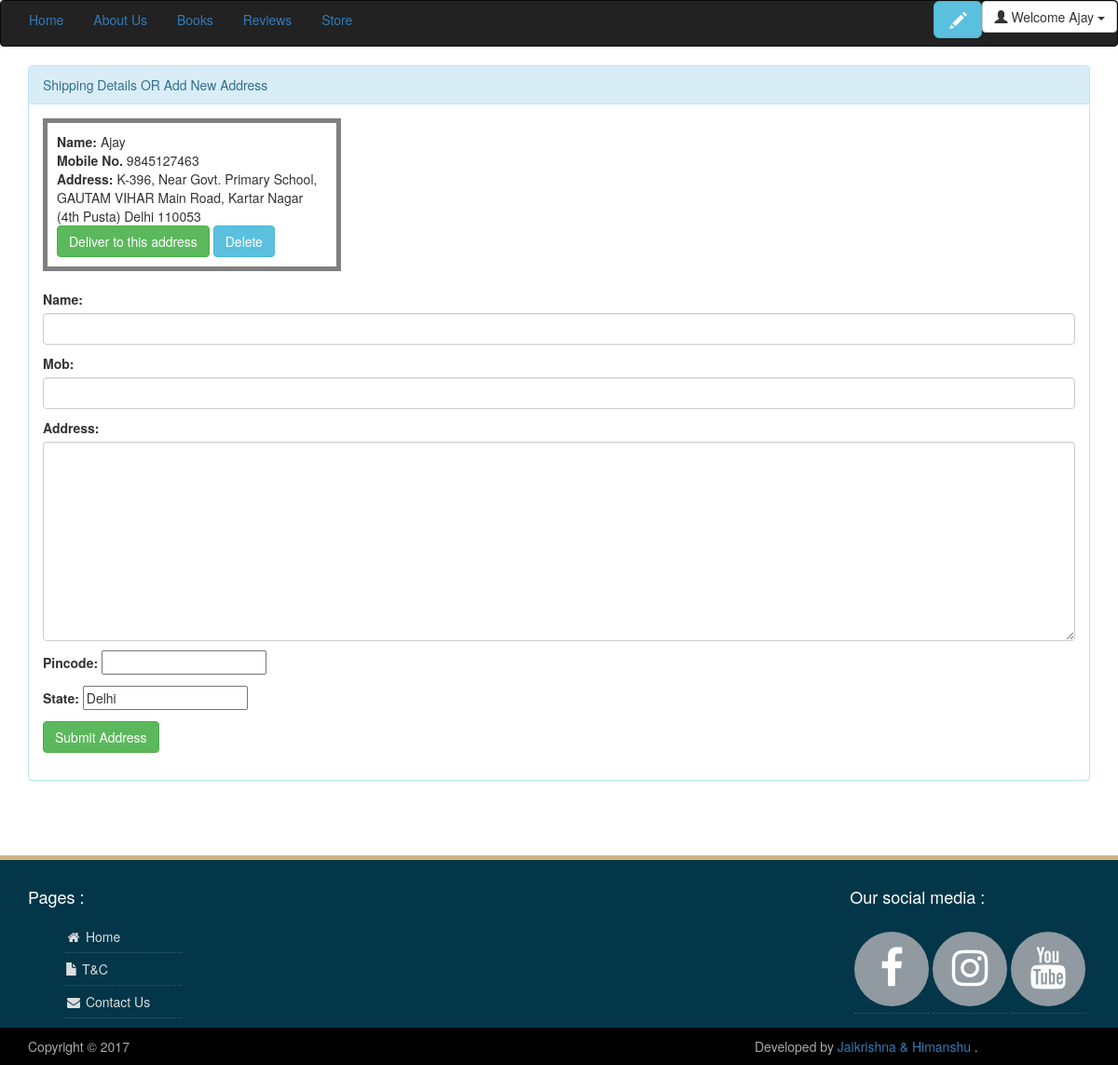
The page /check/ (signed in) on the database its author committed.
### newbooks/models.py (models this page shows)
class Shipping(models.Model):
    user=models.ForeignKey(User)
    username=models.CharField(max_length=100,null=True,blank=True)
    name=models.CharField(max_length=100)
    address=models.TextField(max_length=300)
    pincode=models.IntegerField()
    state=models.CharField(max_length=25,default="Delhi")
    mob=models.IntegerField()
    def __unicode__(self):
        return str(self.username)

### newbooks/views.py (the view)
# urls.py: url(r'^check/$',ship),
@login_required
def ship(request):
    print datetime.date.today()
    if request.user.is_authenticated():
        try:
            add=Shipping.objects.filter(username__icontains=request.user)
            print add
            if request.method=='POST':
                forms = shipform(request.POST, instance=add)
                if forms.is_valid():
                    ship = forms.save(commit=False)
                    ship.username=request.user
                    ship.user = request.user
                    ship =ship.save()
                    return HttpResponseRedirect('/check')
            elif Shipping.objects.filter(username__icontains=request.user):
                return render(request,'Ship.html',{'item':Shipping.objects.filter(username__icontains=request.user),'forms':shipform()})
            else:
                items=Shipping.objects.get(username__icontains=request.user)
                forms=shipform(initial={'name': items.name,'address':items.address,'mob':items.mob,'pincode':items.pincode,'state':items.state})
                return render(request,'Ship.html',{'forms':forms})
        except:
            if request.method=='POST':
                forms = shipform(request.POST)
                if forms.is_valid():
                    ship = forms.save(commit=False)
                    ship.user = request.user
                    ship.username=request.user
                    ship =ship.save()
                    return HttpResponseRedirect('/check')
            else:
                forms=shipform()
                return render(request,'Ship.html',{'forms':forms})
    else:
        return render(request,'login.html')

### newbooks/forms.py
class shipform(forms.ModelForm):
    name=forms.CharField(widget=forms.TextInput
                             (attrs={'class':'form-control'}),
                             max_length=30,
                             required=True)
    mob=forms.IntegerField(widget=forms.TextInput
                             (attrs={'class':'form-control'}))
    address=forms.CharField(widget=forms.Textarea
                             (attrs={'class':'form-control'}),
                             max_length=300,
                             required=True)
    class Meta:
        model=Shipping
        fields=['name','mob','address','pincode','state']

### newbooks/templates/Ship.html (shortened to what this page needs)
{% extends "base.html" %}
	{% block content %}
		<div class="container">
			<div class="panel panel-info">
				<div class="panel-heading">Shipping Details OR Add New Address</div>
				<div class="panel-body">
					{% for n in item %}
						<div class="jks">
							<b>Name:</b> {{n.name}}<br>
							<b>Mobile No.</b> {{n.mob}}<br>
							<b>Address:</b> {{n.address}}
							{{n.state}}
							{{n.pincode}}<br>
							<a href="/T&C/{{n.id}}" class="btn btn-success" role="button">Deliver to this address</a>
							<a href="/deleteadd/{{n.id}}" class="btn btn-info" role="button">Delete</a>
						</div><br>
					{% endfor %}
					<form action="" method="post">
						{{forms.as_p}}
						<button type="submit" class="btn btn-success">Submit Address</button>
					</form>
				</div>
			</div>
		</div>
	{% endblock %}

### newbooks/templates/base.html (shortened to what this page needs)
<html>
<head>
<html lang="en">
<head>
		<link rel="stylesheet" href="https://maxcdn.bootstrapcdn.com/bootstrap/3.3.7/css/bootstrap.min.css">
		<link rel="stylesheet" href="https://cdnjs.cloudflare.com/ajax/libs/font-awesome/4.7.0/css/font-awesome.min.css">
	</head>
	<body>
		<nav class="navbar navbar-inverse">
			<div class="container-fluid">
			<div class="navbar-header">
				<ul class="nav nav-pills">
					<li role="presentation"><a href="/home">Home</a></li>
					<li role="presentation"><a href="/aboutus">About Us</a></li>
					<li role="presentation"><a href="/books">Books</a></li>
					<li role="presentation"><a href="/allpost">Reviews</a></li>
					<li role="presentation"><a href="/store">Store</a></li>
				</ul>
			</div>
			{% if user.is_authenticated %}
			<ul class="nav navbar-pills navbar-right">
				<li class="btn-group hover_drop_down">
					<button class="btn btn-default dropdown-toggle" type="button" data-toggle="dropdown" data-hover="dropdown"><span class="glyphicon glyphicon-user"></span>
						Welcome
						{% if request.user.first_name %}
							{{request.user.first_name}}
						{% else %}
							{{request.user}}
						{% endif %}
						<span class="caret"></span></button>
				</li>
			</ul>
			<ul class="nav navbar-pills navbar-right">
				<a href="/wpost" class="btn btn-info btn-lg"><span class="glyphicon glyphicon-pencil"></span>
				</a></li>
			</ul>
			{% else %}
				<ul class="nav navbar-pills navbar-right">
					<li><a href="/login"><span class="glyphicon glyphicon-log-in"></span> Login</a></li>
				</ul>
			{% endif %}
			</div>
		</nav>
</head>
<body>
{% block content %}
{% endblock %}
<footer id="footer" class="clearfix">
			<div id="footer-widgets">
				<div class="container">
					<div id="footer-wrapper">
						<div class="row">
							<div class="col-sm-6 col-md-2">
								<div id="meta-3" class="widget widgetFooter widget_meta">
							<h4 class="widgettitle">Pages :</h4>
              <ul>
    		  <li><a href="/home"><i class="fa fa-home fa-fw"></i> Home</a></li>
			  <li><a href="/static/T&c.pdf"><span class="glyphicon glyphicon-file"></span> T&C </a></li>
			  <li><a href="https://www.bbtpoint.com/"><i class="fa fa-envelope fa-fw"></i> Contact Us</a></li>
             </ul>
</div>      </div>
            <div class="col-sm-6 col-md-2">
            </div>
			<span class="pull-right">
            <div class="col-sm-6 col-md-12">
              <div id="meta-4" class="widget widgetFooter widget_meta">
			  <h4 class="widgettitle">Our social media :</h4>
                   		<div class="social">
            <ul>
                <li><a href="https://www.facebook.com/JSHKBooks/"><i class="fa fa-lg fa-facebook"></i></a></li>
                <li><a href="https://www.instagram.com/jaikrishan_sharma/"><i class="fa fa-lg fa-instagram"></i></a></li>
                <li><a href="https://www.youtube.com/channel/UCVcS7SMquu3xX3W7kSYRmRg"><i class="fa fa-lg fa-youtube"></i></a></li>
			</ul>
		</div> </div></span>
          </div>
        </div>
        </div>
      </div>
      <div id="sub-floor">
        <div class="container">
          <div class="row">
            <div class="col-md-4 copyright">
             Copyright © 2017
            </div>
            <div class="col-md-4 col-md-offset-4 attribution">
             Developed by  <a target="_blank" href="#">Jaikrishna & Himanshu</a> .
            </div>
          </div>
        </div>
      </div>
    </footer>
</body>
<html>

### rows shown on the page
Shipping: name "Ajay", mob "9845127463", address "K-396, Near Govt. Primary School, GAUTAM VIHAR Main Road, Kartar Nagar (4th Pusta)", state "Delhi", pincode "110053"

### other values the page prints
{{ request.user.first_name }} "Ajay"
